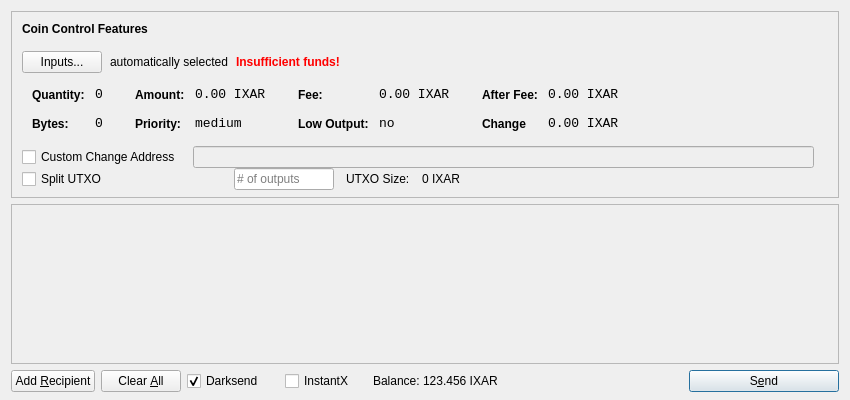
<?xml version="1.0" encoding="UTF-8"?>
<ui version="4.0">
 <class>SendCoinsDialog</class>
 <widget class="QDialog" name="SendCoinsDialog">
  <property name="geometry">
   <rect>
    <x>0</x>
    <y>0</y>
    <width>850</width>
    <height>400</height>
   </rect>
  </property>
  <property name="windowTitle">
   <string>Send Coins</string>
  </property>
  <layout class="QVBoxLayout" name="verticalLayout" stretch="0,1,0">
   <property name="bottomMargin">
    <number>8</number>
   </property>
   <item>
    <widget class="QFrame" name="frameCoinControl">
     <property name="sizePolicy">
      <sizepolicy hsizetype="Expanding" vsizetype="Expanding">
       <horstretch>0</horstretch>
       <verstretch>0</verstretch>
      </sizepolicy>
     </property>
     <property name="maximumSize">
      <size>
       <width>16777215</width>
       <height>16777215</height>
      </size>
     </property>
     <property name="frameShape">
      <enum>QFrame::StyledPanel</enum>
     </property>
     <property name="frameShadow">
      <enum>QFrame::Sunken</enum>
     </property>
     <layout class="QVBoxLayout" name="verticalLayoutCoinControl2">
      <property name="spacing">
       <number>-1</number>
      </property>
      <property name="leftMargin">
       <number>0</number>
      </property>
      <property name="topMargin">
       <number>0</number>
      </property>
      <property name="rightMargin">
       <number>0</number>
      </property>
      <property name="bottomMargin">
       <number>6</number>
      </property>
      <item>
       <layout class="QVBoxLayout" name="verticalLayoutCoinControl" stretch="0,0,0,0,1">
        <property name="spacing">
         <number>0</number>
        </property>
        <property name="leftMargin">
         <number>10</number>
        </property>
        <property name="topMargin">
         <number>10</number>
        </property>
        <item>
         <layout class="QHBoxLayout" name="horizontalLayoutCoinControl1">
          <property name="bottomMargin">
           <number>15</number>
          </property>
          <item>
           <widget class="QLabel" name="labelCoinControlFeatures">
            <property name="sizePolicy">
             <sizepolicy hsizetype="Preferred" vsizetype="Maximum">
              <horstretch>0</horstretch>
              <verstretch>0</verstretch>
             </sizepolicy>
            </property>
            <property name="font">
             <font>
              <weight>75</weight>
              <bold>true</bold>
             </font>
            </property>
            <property name="styleSheet">
             <string notr="true">font-weight:bold;</string>
            </property>
            <property name="text">
             <string>Coin Control Features</string>
            </property>
           </widget>
          </item>
         </layout>
        </item>
        <item>
         <layout class="QHBoxLayout" name="horizontalLayoutCoinControl2" stretch="0,0,0,0">
          <property name="spacing">
           <number>8</number>
          </property>
          <property name="bottomMargin">
           <number>10</number>
          </property>
          <item>
           <widget class="QPushButton" name="pushButtonCoinControl">
            <property name="styleSheet">
             <string notr="true"/>
            </property>
            <property name="text">
             <string>Inputs...</string>
            </property>
           </widget>
          </item>
          <item>
           <widget class="QLabel" name="labelCoinControlAutomaticallySelected">
            <property name="text">
             <string>automatically selected</string>
            </property>
            <property name="margin">
             <number>5</number>
            </property>
           </widget>
          </item>
          <item>
           <widget class="QLabel" name="labelCoinControlInsuffFunds">
            <property name="font">
             <font>
              <weight>75</weight>
              <bold>true</bold>
             </font>
            </property>
            <property name="styleSheet">
             <string notr="true">color:red;font-weight:bold;</string>
            </property>
            <property name="text">
             <string>Insufficient funds!</string>
            </property>
            <property name="margin">
             <number>5</number>
            </property>
           </widget>
          </item>
          <item>
           <spacer name="horizontalSpacerCoinControl">
            <property name="orientation">
             <enum>Qt::Horizontal</enum>
            </property>
            <property name="sizeHint" stdset="0">
             <size>
              <width>40</width>
              <height>1</height>
             </size>
            </property>
           </spacer>
          </item>
         </layout>
        </item>
        <item>
         <widget class="QWidget" name="widgetCoinControl" native="true">
          <property name="sizePolicy">
           <sizepolicy hsizetype="Preferred" vsizetype="Preferred">
            <horstretch>0</horstretch>
            <verstretch>0</verstretch>
           </sizepolicy>
          </property>
          <property name="minimumSize">
           <size>
            <width>0</width>
            <height>0</height>
           </size>
          </property>
          <property name="styleSheet">
           <string notr="true"/>
          </property>
          <layout class="QHBoxLayout" name="horizontalLayoutCoinControl5">
           <property name="margin">
            <number>0</number>
           </property>
           <item>
            <layout class="QHBoxLayout" name="horizontalLayoutCoinControl3" stretch="0,0,0,1">
             <property name="spacing">
              <number>20</number>
             </property>
             <property name="topMargin">
              <number>0</number>
             </property>
             <property name="bottomMargin">
              <number>10</number>
             </property>
             <item>
              <layout class="QFormLayout" name="formLayoutCoinControl1">
               <property name="horizontalSpacing">
                <number>10</number>
               </property>
               <property name="verticalSpacing">
                <number>14</number>
               </property>
               <property name="leftMargin">
                <number>10</number>
               </property>
               <property name="topMargin">
                <number>4</number>
               </property>
               <property name="rightMargin">
                <number>6</number>
               </property>
               <item row="0" column="0">
                <widget class="QLabel" name="labelCoinControlQuantityText">
                 <property name="styleSheet">
                  <string notr="true">font-weight:bold;</string>
                 </property>
                 <property name="text">
                  <string>Quantity:</string>
                 </property>
                 <property name="margin">
                  <number>0</number>
                 </property>
                </widget>
               </item>
               <item row="0" column="1">
                <widget class="QLabel" name="labelCoinControlQuantity">
                 <property name="font">
                  <font>
                   <family>Monospace</family>
                   <pointsize>10</pointsize>
                  </font>
                 </property>
                 <property name="cursor">
                  <cursorShape>IBeamCursor</cursorShape>
                 </property>
                 <property name="contextMenuPolicy">
                  <enum>Qt::ActionsContextMenu</enum>
                 </property>
                 <property name="text">
                  <string>0</string>
                 </property>
                 <property name="margin">
                  <number>0</number>
                 </property>
                 <property name="textInteractionFlags">
                  <set>Qt::LinksAccessibleByMouse|Qt::TextSelectableByKeyboard|Qt::TextSelectableByMouse</set>
                 </property>
                </widget>
               </item>
               <item row="1" column="0">
                <widget class="QLabel" name="labelCoinControlBytesText">
                 <property name="styleSheet">
                  <string notr="true">font-weight:bold;</string>
                 </property>
                 <property name="text">
                  <string>Bytes:</string>
                 </property>
                </widget>
               </item>
               <item row="1" column="1">
                <widget class="QLabel" name="labelCoinControlBytes">
                 <property name="font">
                  <font>
                   <family>Monospace</family>
                   <pointsize>10</pointsize>
                  </font>
                 </property>
                 <property name="cursor">
                  <cursorShape>IBeamCursor</cursorShape>
                 </property>
                 <property name="contextMenuPolicy">
                  <enum>Qt::ActionsContextMenu</enum>
                 </property>
                 <property name="text">
                  <string>0</string>
                 </property>
                 <property name="textInteractionFlags">
                  <set>Qt::LinksAccessibleByMouse|Qt::TextSelectableByKeyboard|Qt::TextSelectableByMouse</set>
                 </property>
                </widget>
               </item>
              </layout>
             </item>
             <item>
              <layout class="QFormLayout" name="formLayoutCoinControl2">
               <property name="horizontalSpacing">
                <number>10</number>
               </property>
               <property name="verticalSpacing">
                <number>14</number>
               </property>
               <property name="leftMargin">
                <number>6</number>
               </property>
               <property name="topMargin">
                <number>4</number>
               </property>
               <property name="rightMargin">
                <number>6</number>
               </property>
               <item row="0" column="0">
                <widget class="QLabel" name="labelCoinControlAmountText">
                 <property name="styleSheet">
                  <string notr="true">font-weight:bold;</string>
                 </property>
                 <property name="text">
                  <string>Amount:</string>
                 </property>
                 <property name="margin">
                  <number>0</number>
                 </property>
                </widget>
               </item>
               <item row="0" column="1">
                <widget class="QLabel" name="labelCoinControlAmount">
                 <property name="font">
                  <font>
                   <family>Monospace</family>
                   <pointsize>10</pointsize>
                  </font>
                 </property>
                 <property name="cursor">
                  <cursorShape>IBeamCursor</cursorShape>
                 </property>
                 <property name="contextMenuPolicy">
                  <enum>Qt::ActionsContextMenu</enum>
                 </property>
                 <property name="text">
                  <string>0.00 IXAR</string>
                 </property>
                 <property name="textInteractionFlags">
                  <set>Qt::LinksAccessibleByMouse|Qt::TextSelectableByKeyboard|Qt::TextSelectableByMouse</set>
                 </property>
                </widget>
               </item>
               <item row="1" column="0">
                <widget class="QLabel" name="labelCoinControlPriorityText">
                 <property name="styleSheet">
                  <string notr="true">font-weight:bold;</string>
                 </property>
                 <property name="text">
                  <string>Priority:</string>
                 </property>
                </widget>
               </item>
               <item row="1" column="1">
                <widget class="QLabel" name="labelCoinControlPriority">
                 <property name="font">
                  <font>
                   <family>Monospace</family>
                   <pointsize>10</pointsize>
                  </font>
                 </property>
                 <property name="cursor">
                  <cursorShape>IBeamCursor</cursorShape>
                 </property>
                 <property name="contextMenuPolicy">
                  <enum>Qt::ActionsContextMenu</enum>
                 </property>
                 <property name="text">
                  <string>medium</string>
                 </property>
                 <property name="textInteractionFlags">
                  <set>Qt::LinksAccessibleByMouse|Qt::TextSelectableByKeyboard|Qt::TextSelectableByMouse</set>
                 </property>
                </widget>
               </item>
              </layout>
             </item>
             <item>
              <layout class="QFormLayout" name="formLayoutCoinControl3">
               <property name="horizontalSpacing">
                <number>10</number>
               </property>
               <property name="verticalSpacing">
                <number>14</number>
               </property>
               <property name="leftMargin">
                <number>6</number>
               </property>
               <property name="topMargin">
                <number>4</number>
               </property>
               <property name="rightMargin">
                <number>6</number>
               </property>
               <item row="0" column="0">
                <widget class="QLabel" name="labelCoinControlFeeText">
                 <property name="styleSheet">
                  <string notr="true">font-weight:bold;</string>
                 </property>
                 <property name="text">
                  <string>Fee:</string>
                 </property>
                 <property name="margin">
                  <number>0</number>
                 </property>
                </widget>
               </item>
               <item row="0" column="1">
                <widget class="QLabel" name="labelCoinControlFee">
                 <property name="font">
                  <font>
                   <family>Monospace</family>
                   <pointsize>10</pointsize>
                  </font>
                 </property>
                 <property name="cursor">
                  <cursorShape>IBeamCursor</cursorShape>
                 </property>
                 <property name="contextMenuPolicy">
                  <enum>Qt::ActionsContextMenu</enum>
                 </property>
                 <property name="text">
                  <string>0.00 IXAR</string>
                 </property>
                 <property name="textInteractionFlags">
                  <set>Qt::LinksAccessibleByMouse|Qt::TextSelectableByKeyboard|Qt::TextSelectableByMouse</set>
                 </property>
                </widget>
               </item>
               <item row="1" column="0">
                <widget class="QLabel" name="labelCoinControlLowOutputText">
                 <property name="styleSheet">
                  <string notr="true">font-weight:bold;</string>
                 </property>
                 <property name="text">
                  <string>Low Output:</string>
                 </property>
                </widget>
               </item>
               <item row="1" column="1">
                <widget class="QLabel" name="labelCoinControlLowOutput">
                 <property name="font">
                  <font>
                   <family>Monospace</family>
                   <pointsize>10</pointsize>
                  </font>
                 </property>
                 <property name="cursor">
                  <cursorShape>IBeamCursor</cursorShape>
                 </property>
                 <property name="contextMenuPolicy">
                  <enum>Qt::ActionsContextMenu</enum>
                 </property>
                 <property name="text">
                  <string>no</string>
                 </property>
                 <property name="textInteractionFlags">
                  <set>Qt::LinksAccessibleByMouse|Qt::TextSelectableByKeyboard|Qt::TextSelectableByMouse</set>
                 </property>
                </widget>
               </item>
              </layout>
             </item>
             <item>
              <layout class="QFormLayout" name="formLayoutCoinControl4">
               <property name="horizontalSpacing">
                <number>10</number>
               </property>
               <property name="verticalSpacing">
                <number>14</number>
               </property>
               <property name="leftMargin">
                <number>6</number>
               </property>
               <property name="topMargin">
                <number>4</number>
               </property>
               <property name="rightMargin">
                <number>6</number>
               </property>
               <item row="0" column="0">
                <widget class="QLabel" name="labelCoinControlAfterFeeText">
                 <property name="styleSheet">
                  <string notr="true">font-weight:bold;</string>
                 </property>
                 <property name="text">
                  <string>After Fee:</string>
                 </property>
                 <property name="margin">
                  <number>0</number>
                 </property>
                </widget>
               </item>
               <item row="0" column="1">
                <widget class="QLabel" name="labelCoinControlAfterFee">
                 <property name="font">
                  <font>
                   <family>Monospace</family>
                   <pointsize>10</pointsize>
                  </font>
                 </property>
                 <property name="cursor">
                  <cursorShape>IBeamCursor</cursorShape>
                 </property>
                 <property name="contextMenuPolicy">
                  <enum>Qt::ActionsContextMenu</enum>
                 </property>
                 <property name="text">
                  <string>0.00 IXAR</string>
                 </property>
                 <property name="textInteractionFlags">
                  <set>Qt::LinksAccessibleByMouse|Qt::TextSelectableByKeyboard|Qt::TextSelectableByMouse</set>
                 </property>
                </widget>
               </item>
               <item row="1" column="0">
                <widget class="QLabel" name="labelCoinControlChangeText">
                 <property name="styleSheet">
                  <string notr="true">font-weight:bold;</string>
                 </property>
                 <property name="text">
                  <string>Change</string>
                 </property>
                </widget>
               </item>
               <item row="1" column="1">
                <widget class="QLabel" name="labelCoinControlChange">
                 <property name="font">
                  <font>
                   <family>Monospace</family>
                   <pointsize>10</pointsize>
                  </font>
                 </property>
                 <property name="cursor">
                  <cursorShape>IBeamCursor</cursorShape>
                 </property>
                 <property name="contextMenuPolicy">
                  <enum>Qt::ActionsContextMenu</enum>
                 </property>
                 <property name="text">
                  <string>0.00 IXAR</string>
                 </property>
                 <property name="textInteractionFlags">
                  <set>Qt::LinksAccessibleByMouse|Qt::TextSelectableByKeyboard|Qt::TextSelectableByMouse</set>
                 </property>
                </widget>
               </item>
              </layout>
             </item>
            </layout>
           </item>
          </layout>
         </widget>
        </item>
        <item>
         <layout class="QHBoxLayout" name="horizontalLayoutCoinControl4" stretch="0,0,0">
          <property name="spacing">
           <number>12</number>
          </property>
          <property name="sizeConstraint">
           <enum>QLayout::SetDefaultConstraint</enum>
          </property>
          <property name="topMargin">
           <number>5</number>
          </property>
          <property name="rightMargin">
           <number>5</number>
          </property>
          <item>
           <widget class="QCheckBox" name="checkBoxCoinControlChange">
            <property name="text">
             <string>Custom Change Address</string>
            </property>
           </widget>
          </item>
          <item>
           <widget class="QLineEdit" name="lineEditCoinControlChange">
            <property name="enabled">
             <bool>false</bool>
            </property>
            <property name="sizePolicy">
             <sizepolicy hsizetype="Expanding" vsizetype="Fixed">
              <horstretch>0</horstretch>
              <verstretch>0</verstretch>
             </sizepolicy>
            </property>
           </widget>
          </item>
          <item>
           <widget class="QLabel" name="labelCoinControlChangeLabel">
            <property name="sizePolicy">
             <sizepolicy hsizetype="Preferred" vsizetype="Expanding">
              <horstretch>0</horstretch>
              <verstretch>0</verstretch>
             </sizepolicy>
            </property>
            <property name="minimumSize">
             <size>
              <width>0</width>
              <height>0</height>
             </size>
            </property>
            <property name="text">
             <string/>
            </property>
            <property name="margin">
             <number>3</number>
            </property>
           </widget>
          </item>
         </layout>
        </item>
        <item>
         <layout class="QHBoxLayout" name="horizontalLayoutCoinControl6">
          <property name="spacing">
           <number>12</number>
          </property>
          <property name="rightMargin">
           <number>0</number>
          </property>
          <item>
           <widget class="QCheckBox" name="splitBlockCheckBox">
            <property name="sizePolicy">
             <sizepolicy hsizetype="Preferred" vsizetype="Preferred">
              <horstretch>0</horstretch>
              <verstretch>0</verstretch>
             </sizepolicy>
            </property>
            <property name="minimumSize">
             <size>
              <width>200</width>
              <height>0</height>
             </size>
            </property>
            <property name="maximumSize">
             <size>
              <width>200</width>
              <height>16777215</height>
             </size>
            </property>
            <property name="text">
             <string>Split UTXO</string>
            </property>
           </widget>
          </item>
          <item>
           <widget class="QLineEdit" name="splitBlockLineEdit">
            <property name="sizePolicy">
             <sizepolicy hsizetype="Preferred" vsizetype="Preferred">
              <horstretch>50</horstretch>
              <verstretch>0</verstretch>
             </sizepolicy>
            </property>
            <property name="minimumSize">
             <size>
              <width>100</width>
              <height>0</height>
             </size>
            </property>
            <property name="maximumSize">
             <size>
              <width>100</width>
              <height>16777215</height>
             </size>
            </property>
            <property name="placeholderText">
             <string># of outputs</string>
            </property>
           </widget>
          </item>
          <item>
           <widget class="QLabel" name="labelBlockSizeText">
            <property name="text">
             <string>UTXO Size:</string>
            </property>
           </widget>
          </item>
          <item>
           <widget class="QLabel" name="labelBlockSize">
            <property name="text">
             <string>0 IXAR</string>
            </property>
           </widget>
          </item>
          <item>
           <spacer name="horizontalSpacer_7">
            <property name="orientation">
             <enum>Qt::Horizontal</enum>
            </property>
            <property name="sizeHint" stdset="0">
             <size>
              <width>40</width>
              <height>20</height>
             </size>
            </property>
           </spacer>
          </item>
         </layout>
        </item>
        <item>
         <spacer name="verticalSpacerCoinControl">
          <property name="orientation">
           <enum>Qt::Vertical</enum>
          </property>
          <property name="sizeHint" stdset="0">
           <size>
            <width>800</width>
            <height>1</height>
           </size>
          </property>
         </spacer>
        </item>
       </layout>
      </item>
     </layout>
    </widget>
   </item>
   <item>
    <widget class="QScrollArea" name="scrollArea">
     <property name="widgetResizable">
      <bool>true</bool>
     </property>
     <widget class="QWidget" name="scrollAreaWidgetContents">
      <property name="geometry">
       <rect>
        <x>0</x>
        <y>0</y>
        <width>830</width>
        <height>165</height>
       </rect>
      </property>
      <layout class="QVBoxLayout" name="verticalLayout_2">
       <property name="margin">
        <number>0</number>
       </property>
       <item>
        <layout class="QVBoxLayout" name="entries">
         <property name="spacing">
          <number>6</number>
         </property>
        </layout>
       </item>
       <item>
        <spacer name="verticalSpacer">
         <property name="orientation">
          <enum>Qt::Vertical</enum>
         </property>
         <property name="sizeHint" stdset="0">
          <size>
           <width>20</width>
           <height>40</height>
          </size>
         </property>
        </spacer>
       </item>
      </layout>
     </widget>
    </widget>
   </item>
   <item>
    <layout class="QHBoxLayout" name="horizontalLayout">
     <item>
      <widget class="QPushButton" name="addButton">
       <property name="toolTip">
        <string>Send to multiple recipients at once</string>
       </property>
       <property name="text">
        <string>Add &amp;Recipient</string>
       </property>
       <property name="autoDefault">
        <bool>false</bool>
       </property>
      </widget>
     </item>
     <item>
      <widget class="QPushButton" name="clearButton">
       <property name="sizePolicy">
        <sizepolicy hsizetype="Minimum" vsizetype="Fixed">
         <horstretch>0</horstretch>
         <verstretch>0</verstretch>
        </sizepolicy>
       </property>
       <property name="toolTip">
        <string>Remove all transaction fields</string>
       </property>
       <property name="text">
        <string>Clear &amp;All</string>
       </property>
       <property name="autoRepeatDelay">
        <number>300</number>
       </property>
       <property name="autoDefault">
        <bool>false</bool>
       </property>
      </widget>
     </item>
     <item>
      <layout class="QHBoxLayout" name="horizontalLayout_2">
       <property name="spacing">
        <number>3</number>
       </property>
        <item>
        <widget class="QCheckBox" name="checkUseDarksend">
         <property name="minimumSize">
          <size>
           <width>95</width>
           <height>0</height>
          </size>
         </property>
         <property name="text">
          <string>Darksend</string>
         </property>
         <property name="checked">
          <bool>true</bool>
         </property>
        </widget>
       </item>
       <item>
        <widget class="QCheckBox" name="checkInstantX">
         <property name="enabled">
          <bool>true</bool>
         </property>
         <property name="minimumSize">
          <size>
           <width>85</width>
           <height>0</height>
          </size>
         </property>
         <property name="text">
          <string>InstantX</string>
         </property>
        </widget>
       </item>
       <item>
        <widget class="QLabel" name="label">
         <property name="sizePolicy">
          <sizepolicy hsizetype="Preferred" vsizetype="Fixed">
           <horstretch>0</horstretch>
           <verstretch>0</verstretch>
          </sizepolicy>
         </property>
         <property name="text">
          <string>Balance:</string>
         </property>
        </widget>
       </item>
       <item>
        <widget class="QLabel" name="labelBalance">
         <property name="sizePolicy">
          <sizepolicy hsizetype="Preferred" vsizetype="Fixed">
           <horstretch>0</horstretch>
           <verstretch>0</verstretch>
          </sizepolicy>
         </property>
         <property name="cursor">
          <cursorShape>IBeamCursor</cursorShape>
         </property>
         <property name="text">
          <string>123.456 IXAR</string>
         </property>
         <property name="textInteractionFlags">
          <set>Qt::LinksAccessibleByMouse|Qt::TextSelectableByKeyboard|Qt::TextSelectableByMouse</set>
         </property>
        </widget>
       </item>
      </layout>
     </item>
     <item>
      <spacer name="horizontalSpacer">
       <property name="orientation">
        <enum>Qt::Horizontal</enum>
       </property>
       <property name="sizeHint" stdset="0">
        <size>
         <width>40</width>
         <height>20</height>
        </size>
       </property>
      </spacer>
     </item>
     <item>
      <widget class="QPushButton" name="sendButton">
       <property name="minimumSize">
        <size>
         <width>150</width>
         <height>0</height>
        </size>
       </property>
       <property name="toolTip">
        <string>Confirm the send action</string>
       </property>
       <property name="text">
        <string>S&amp;end</string>
       </property>
       <property name="icon">
        <iconset resource="../bitcoin.qrc">
         <normaloff>:/icons/send</normaloff>:/icons/send</iconset>
       </property>
       <property name="default">
        <bool>true</bool>
       </property>
      </widget>
     </item>
    </layout>
   </item>
  </layout>
 </widget>
 <resources>
  <include location="../bitcoin.qrc"/>
 </resources>
 <connections/>
</ui>
